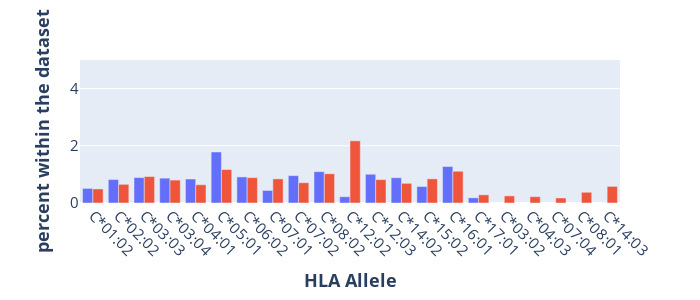

The notebook cell saved with this chart:
### Code cell
#all_data["proc"] = all_data["freq"].apply(lambda x: x*100)
fig_C = px.bar(all_data_freqs[all_data_freqs.apply(lambda x: x.allele[4]=="C" and x.peptide > 0.1, axis=1)]\
             , x="allele_short", y="peptide", color='dataset_name', barmode="group", width=700, height=300)
fig_C.update_xaxes(title="<b>HLA Allele</b>", titlefont = dict(size = 18), tickfont = dict(size = 15), tickangle = 45)
fig_C.update_yaxes(title="<b>percent within the dataset</b>", titlefont = dict(size = 18), tickfont = dict(size = 15))
#fig.add_hline(y=1, line_width=2, line_dash="dash", line_color="black")
fig_C.update_layout(showlegend=False, yaxis=dict(range=[0,5]))
fig_C.show()

### Figure 1 — Plotly figure (JSON) as saved in the notebook; plotly's stock layout.template omitted (floating-point values rounded to 4 significant figures)
{"data": [{"alignmentgroup": "True", "hovertemplate": "dataset_name=netmhc<br>allele_short=%{x}<br>peptide=%{y}<extra></extra>", "legendgroup": "netmhc", "marker": {"color": "#636efa", "pattern": {"shape": ""}}, "name": "netmhc", "offsetgroup": "netmhc", "orientation": "v", "showlegend": true, "textposition": "auto", "type": "bar", "x": ["C*01:02", "C*02:02", "C*03:03", "C*03:04", "C*04:01", "C*05:01", "C*06:02", "C*07:01", "C*07:02", "C*08:02", "C*12:02", "C*12:03", "C*14:02", "C*15:02", "C*16:01", "C*17:01"], "xaxis": "x", "y": [0.5103, 0.8204, 0.8888, 0.8684, 0.839, 1.784, 0.9116, 0.4389, 0.9576, 1.095, 0.2191, 1.005, 0.8831, 0.5754, 1.275, 0.1807], "yaxis": "y"}, {"alignmentgroup": "True", "hovertemplate": "dataset_name=mhcflurry<br>allele_short=%{x}<br>peptide=%{y}<extra></extra>", "legendgroup": "mhcflurry", "marker": {"color": "#EF553B", "pattern": {"shape": ""}}, "name": "mhcflurry", "offsetgroup": "mhcflurry", "orientation": "v", "showlegend": true, "textposition": "auto", "type": "bar", "x": ["C*01:02", "C*02:02", "C*03:02", "C*03:03", "C*03:04", "C*04:01", "C*04:03", "C*05:01", "C*06:02", "C*07:01", "C*07:02", "C*07:04", "C*08:01", "C*08:02", "C*12:02", "C*12:03", "C*14:02", "C*14:03", "C*15:02", "C*16:01", "C*17:01"], "xaxis": "x", "y": [0.4912, 0.6527, 0.2486, 0.9257, 0.8013, 0.6383, 0.2206, 1.17, 0.8867, 0.8437, 0.7086, 0.1752, 0.3747, 1.023, 2.174, 0.8174, 0.688, 0.5813, 0.8445, 1.11, 0.2858], "yaxis": "y"}], "layout": {"barmode": "group", "height": 300, "legend": {"title": {"text": "dataset_name"}, "tracegroupgap": 0}, "margin": {"t": 60}, "showlegend": false, "width": 700, "xaxis": {"anchor": "y", "domain": [0, 1], "tickangle": 45, "tickfont": {"size": 15}, "title": {"font": {"size": 18}, "text": "<b>HLA Allele</b>"}}, "yaxis": {"anchor": "x", "domain": [0, 1], "range": [0, 5], "tickfont": {"size": 15}, "title": {"font": {"size": 18}, "text": "<b>percent within the dataset</b>"}}}}
